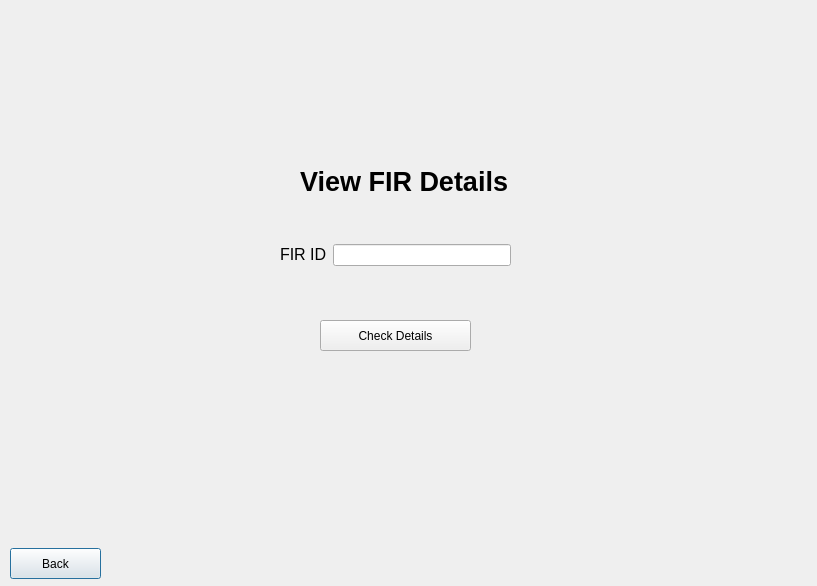
<?xml version="1.0" encoding="UTF-8"?>
<ui version="4.0">
 <class>View_fir</class>
 <widget class="QDialog" name="View_fir">
  <property name="geometry">
   <rect>
    <x>0</x>
    <y>0</y>
    <width>817</width>
    <height>586</height>
   </rect>
  </property>
  <property name="windowTitle">
   <string>Dialog</string>
  </property>
  <widget class="QPushButton" name="back_police_menu_button">
   <property name="geometry">
    <rect>
     <x>10</x>
     <y>548</y>
     <width>91</width>
     <height>31</height>
    </rect>
   </property>
   <property name="text">
    <string>Back</string>
   </property>
  </widget>
  <widget class="QLabel" name="label">
   <property name="geometry">
    <rect>
     <x>300</x>
     <y>160</y>
     <width>248</width>
     <height>44</height>
    </rect>
   </property>
   <property name="text">
    <string>&lt;html&gt;&lt;head/&gt;&lt;body&gt;&lt;p&gt;&lt;span style=&quot; font-size:20pt; font-weight:700;&quot;&gt;View FIR Details&lt;/span&gt;&lt;/p&gt;&lt;/body&gt;&lt;/html&gt;</string>
   </property>
  </widget>
  <widget class="QPushButton" name="check_fir_details_button">
   <property name="geometry">
    <rect>
     <x>320</x>
     <y>320</y>
     <width>151</width>
     <height>31</height>
    </rect>
   </property>
   <property name="text">
    <string>Check Details</string>
   </property>
  </widget>
  <widget class="QWidget" name="">
   <property name="geometry">
    <rect>
     <x>280</x>
     <y>240</y>
     <width>231</width>
     <height>30</height>
    </rect>
   </property>
   <layout class="QHBoxLayout" name="horizontalLayout">
    <item>
     <widget class="QLabel" name="label_2">
      <property name="text">
       <string>&lt;html&gt;&lt;head/&gt;&lt;body&gt;&lt;p&gt;&lt;span style=&quot; font-size:12pt;&quot;&gt;FIR ID&lt;/span&gt;&lt;/p&gt;&lt;/body&gt;&lt;/html&gt;</string>
      </property>
     </widget>
    </item>
    <item>
     <widget class="QLineEdit" name="fir_id"/>
    </item>
   </layout>
  </widget>
 </widget>
 <resources/>
 <connections/>
</ui>
